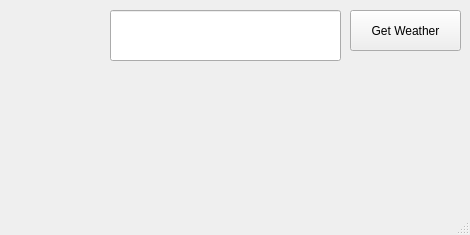
<?xml version="1.0" encoding="UTF-8"?>
<ui version="4.0">
 <class>MainWindow</class>
 <widget class="QMainWindow" name="MainWindow">
  <property name="geometry">
   <rect>
    <x>0</x>
    <y>0</y>
    <width>470</width>
    <height>235</height>
   </rect>
  </property>
  <property name="windowTitle">
   <string>MainWindow</string>
  </property>
  <widget class="QWidget" name="centralwidget">
   <widget class="QLineEdit" name="input_name">
    <property name="geometry">
     <rect>
      <x>110</x>
      <y>10</y>
      <width>231</width>
      <height>51</height>
     </rect>
    </property>
   </widget>
   <widget class="QPushButton" name="btn_Wea">
    <property name="geometry">
     <rect>
      <x>350</x>
      <y>10</y>
      <width>111</width>
      <height>41</height>
     </rect>
    </property>
    <property name="text">
     <string>Get Weather</string>
    </property>
   </widget>
   <widget class="QLabel" name="lbl_tmp">
    <property name="geometry">
     <rect>
      <x>10</x>
      <y>80</y>
      <width>101</width>
      <height>61</height>
     </rect>
    </property>
    <property name="font">
     <font>
      <pointsize>18</pointsize>
     </font>
    </property>
    <property name="text">
     <string/>
    </property>
   </widget>
   <widget class="QLabel" name="lbl_emoji">
    <property name="geometry">
     <rect>
      <x>340</x>
      <y>70</y>
      <width>118</width>
      <height>84</height>
     </rect>
    </property>
    <property name="minimumSize">
     <size>
      <width>118</width>
      <height>76</height>
     </size>
    </property>
    <property name="maximumSize">
     <size>
      <width>115</width>
      <height>84</height>
     </size>
    </property>
    <property name="font">
     <font>
      <pointsize>48</pointsize>
      <weight>75</weight>
      <bold>true</bold>
     </font>
    </property>
    <property name="toolTip">
     <string>&lt;html&gt;&lt;head/&gt;&lt;body&gt;&lt;p&gt;&lt;span style=&quot; font-size:48pt;&quot;&gt;😂&lt;/span&gt;&lt;/p&gt;&lt;/body&gt;&lt;/html&gt;</string>
    </property>
    <property name="text">
     <string/>
    </property>
   </widget>
   <widget class="QLabel" name="lbl_des">
    <property name="geometry">
     <rect>
      <x>130</x>
      <y>80</y>
      <width>201</width>
      <height>51</height>
     </rect>
    </property>
    <property name="font">
     <font>
      <pointsize>18</pointsize>
     </font>
    </property>
    <property name="text">
     <string/>
    </property>
   </widget>
  </widget>
  <widget class="QMenuBar" name="menubar">
   <property name="geometry">
    <rect>
     <x>0</x>
     <y>0</y>
     <width>470</width>
     <height>26</height>
    </rect>
   </property>
  </widget>
  <widget class="QStatusBar" name="statusbar"/>
 </widget>
 <resources/>
 <connections/>
</ui>
